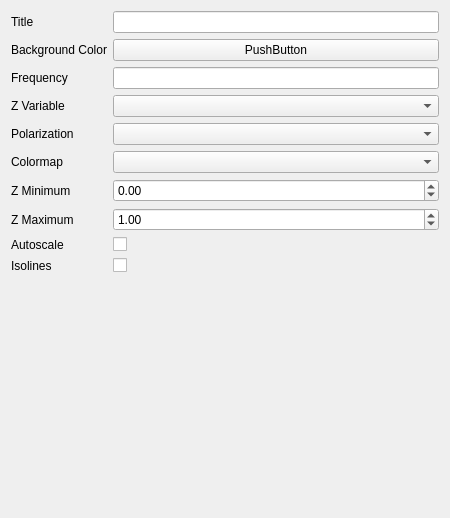
<?xml version="1.0" encoding="UTF-8"?>
<ui version="4.0">
 <class>ContourPlotSettings</class>
 <widget class="QWidget" name="ContourPlotSettings">
  <property name="geometry">
   <rect>
    <x>0</x>
    <y>0</y>
    <width>450</width>
    <height>518</height>
   </rect>
  </property>
  <property name="windowTitle">
   <string>Form</string>
  </property>
  <layout class="QVBoxLayout" name="verticalLayout">
   <item>
    <layout class="QFormLayout" name="formLayout">
     <item row="0" column="0">
      <widget class="QLabel" name="label">
       <property name="text">
        <string>Title</string>
       </property>
      </widget>
     </item>
     <item row="0" column="1">
      <widget class="QLineEdit" name="title_le"/>
     </item>
     <item row="1" column="0">
      <widget class="QLabel" name="label_4">
       <property name="text">
        <string>Background Color</string>
       </property>
      </widget>
     </item>
     <item row="1" column="1">
      <widget class="ColorButton" name="bg_color_btn">
       <property name="text">
        <string>PushButton</string>
       </property>
      </widget>
     </item>
     <item row="2" column="0">
      <widget class="QLabel" name="label_9">
       <property name="text">
        <string>Frequency</string>
       </property>
       <property name="alignment">
        <set>Qt::AlignCenter</set>
       </property>
      </widget>
     </item>
     <item row="2" column="1">
      <widget class="FrequencyLineEdit" name="freq_le"/>
     </item>
     <item row="3" column="0">
      <widget class="QLabel" name="z_var_label">
       <property name="text">
        <string>Z Variable</string>
       </property>
      </widget>
     </item>
     <item row="3" column="1">
      <widget class="QComboBox" name="z_var_cb"/>
     </item>
     <item row="4" column="0">
      <widget class="QLabel" name="pol_label">
       <property name="text">
        <string>Polarization</string>
       </property>
      </widget>
     </item>
     <item row="4" column="1">
      <widget class="QComboBox" name="pol_cb"/>
     </item>
     <item row="5" column="0">
      <widget class="QLabel" name="cmap_label">
       <property name="text">
        <string>Colormap</string>
       </property>
      </widget>
     </item>
     <item row="5" column="1">
      <widget class="QComboBox" name="cmap_cb"/>
     </item>
     <item row="6" column="0">
      <widget class="QLabel" name="label_5">
       <property name="text">
        <string>Z Minimum</string>
       </property>
      </widget>
     </item>
     <item row="6" column="1">
      <widget class="QDoubleSpinBox" name="min_sb">
       <property name="minimum">
        <double>-1000000.000000000000000</double>
       </property>
       <property name="maximum">
        <double>1000000.000000000000000</double>
       </property>
       <property name="singleStep">
        <double>0.250000000000000</double>
       </property>
       <property name="value">
        <double>0.000000000000000</double>
       </property>
      </widget>
     </item>
     <item row="7" column="0">
      <widget class="QLabel" name="label_6">
       <property name="text">
        <string>Z Maximum</string>
       </property>
      </widget>
     </item>
     <item row="7" column="1">
      <widget class="QDoubleSpinBox" name="max_sb">
       <property name="minimum">
        <double>-100000.000000000000000</double>
       </property>
       <property name="maximum">
        <double>1000000.000000000000000</double>
       </property>
       <property name="singleStep">
        <double>0.250000000000000</double>
       </property>
       <property name="value">
        <double>1.000000000000000</double>
       </property>
      </widget>
     </item>
     <item row="8" column="0">
      <widget class="QLabel" name="label_8">
       <property name="text">
        <string>Autoscale</string>
       </property>
      </widget>
     </item>
     <item row="8" column="1">
      <widget class="QCheckBox" name="autoscale_checkbox">
       <property name="text">
        <string/>
       </property>
      </widget>
     </item>
     <item row="9" column="0">
      <widget class="QLabel" name="label_10">
       <property name="text">
        <string>Isolines</string>
       </property>
      </widget>
     </item>
     <item row="9" column="1">
      <widget class="QCheckBox" name="isolines_checkbox">
       <property name="text">
        <string/>
       </property>
       <property name="checked">
        <bool>false</bool>
       </property>
      </widget>
     </item>
    </layout>
   </item>
  </layout>
 </widget>
 <customwidgets>
  <customwidget>
   <class>ColorButton</class>
   <extends>QPushButton</extends>
   <header>pyqtgraph</header>
  </customwidget>
  <customwidget>
   <class>FrequencyLineEdit</class>
   <extends>QLineEdit</extends>
   <header>..widgets.frequency_lineedit</header>
  </customwidget>
 </customwidgets>
 <resources/>
 <connections/>
</ui>
